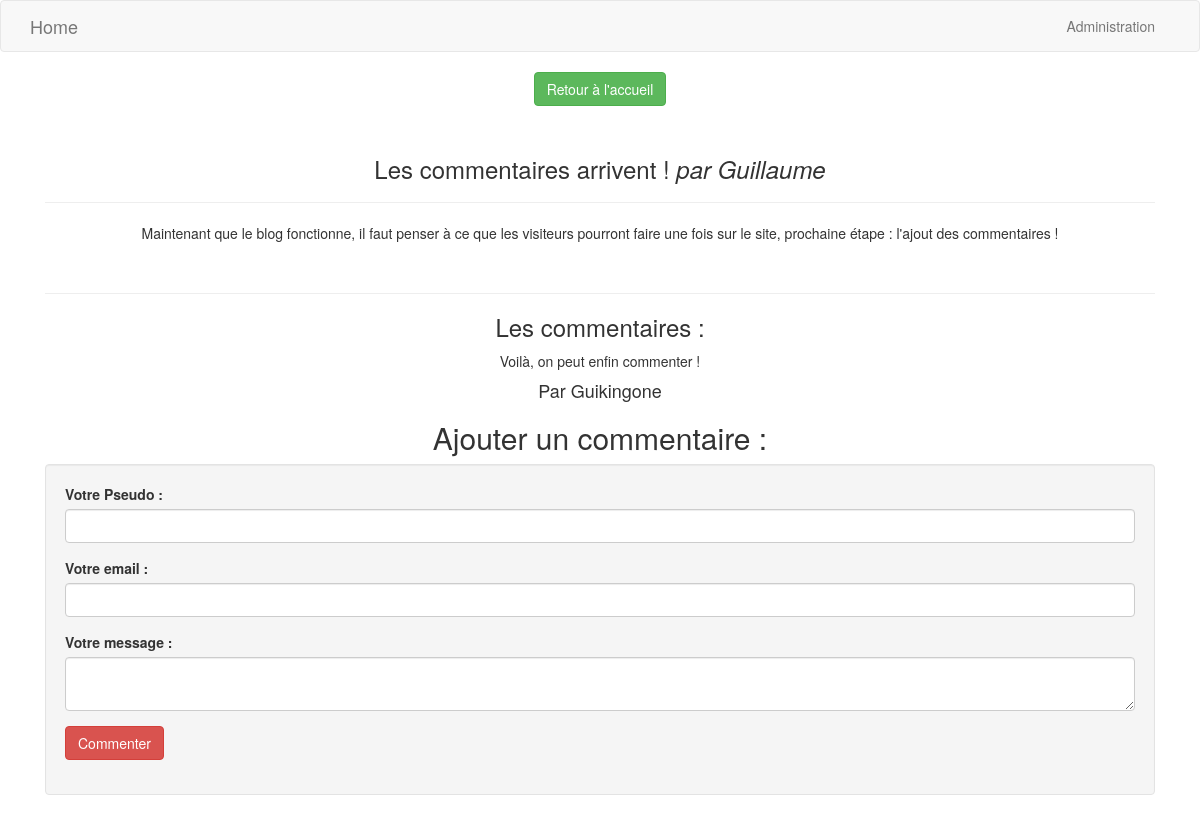
/commentaires.php?billet=2, run on the app's committed database.
### tables this page shows
CREATE TABLE IF NOT EXISTS `article` (
  `id` int(11) NOT NULL AUTO_INCREMENT,
  `titre` varchar(255) NOT NULL,
  `contenu` text NOT NULL,
  `date_publication` datetime NOT NULL,
  `auteur` varchar(255) NOT NULL,
  PRIMARY KEY (`id`)
);

CREATE TABLE IF NOT EXISTS `commentaires` (
  `id` int(11) NOT NULL AUTO_INCREMENT,
  `article_id` int(11) NOT NULL,
  `auteur` varchar(255) NOT NULL,
  `email` varchar(255) NOT NULL,
  `contenu` text NOT NULL,
  `date_publication` datetime NOT NULL,
  PRIMARY KEY (`id`),
  KEY `fk_article_id` (`article_id`)
);

### controller/blog/commentaires.php (called while the page is built)
<?php
include_once ('modele/blog/get_commentaires.php');
include_once ('modele/blog/get_articles.php');
$commentaires = get_commentaires();
$billets = get_articles_by_id();
foreach($commentaires as $key => $commentaire){
  $commentaires[$key]['auteur'] = htmlspecialchars($commentaire['auteur']);
  $commentaires[$key]['contenu'] = htmlspecialchars($commentaire['contenu']);
}
include_once ('vue/blog/commentaires.php');

### modele/blog/get_articles.php (called while the page is built, shortened)
<?php
function get_articles_by_id()
{
  global $bdd;
  $req = $bdd->prepare('SELECT id, titre, contenu, auteur, DATE_FORMAT(date_publication
  , \'%d/%m/%Y à %Hh%imin%ss\') AS date_creation FROM article WHERE id = ?');
  $req->execute(array($_GET['billet']));
  $billetsID = $req->fetch();
  return $billetsID;
}

### modele/blog/get_commentaires.php (called while the page is built, shortened)
<?php
function get_commentaires()
{
  global $bdd;
  $req = $bdd->prepare('SELECT auteur, contenu, DATE_FORMAT(date_publication
  , \'%d/%m/%Y à %Hh%imin%ss\') AS date_publication FROM commentaires WHERE id = ?');
  $req->execute(array($_GET['billet']));
  $commentaires = $req->fetchAll();
  return $commentaires;
}

### vue/blog/commentaires.php (the view)
<?php
include ('inc/header.php');
include_once ('modele/blog/get_commentaires.php');
?>
<div class="container">
  <div clas="row">
    <div class="col-xs-12">
      <p class="text-center"><a href="blog.php" class="btn btn-success">Retour à l'accueil</a></p>
      <br/>
      <h3 class="text-center"><?php echo $billets['titre']; ?> <em>par <?php echo $billets['auteur']; ?></em></h3>
      <hr />
      <p class="text-center"><?php echo $billets['contenu']; ?></p>
      <br/>
      <hr />
      <h3 class="text-center">Les commentaires :</h3>
      <?php
      foreach($commentaires as $commentaire){
        ?>
          <p class="text-center"><?php echo $commentaire['contenu']; ?></p>
          <h4 class="text-center">Par <?php echo $commentaire['auteur']; ?></p>
        <?php
        }
      ?>
      <h2 class="text-center">Ajouter un commentaire :</h2>
        <div class="well">
            <form method="post" action="controller/commentaires.php">
                <div class="form-group">
                <label>Votre Pseudo :</label>
                  <input type="text" name="auteur" class="form-control" />
                </div>
                <div class="form-group">
                <label>Votre email :</label>
                  <input type="email" name="email" class="form-control" />
                </div>
                <div class="form-group">
                <label>Votre message :</label>
                  <textarea type="text" name="message" class="form-control"></textarea>
                </div>
                <div class="form-group">
                  <input type="submit" value="Commenter" class="btn btn-danger" />
                </div>
            </form>
        </div>
    </div>
  </div>
</div>
<?php
include ('inc/footer.php');
?>

### data on the page
article: titre "Les commentaires arrivent !", auteur "Guillaume", contenu "Maintenant que le blog fonctionne, il faut penser à ce que les visiteurs pourront faire une fois sur le site, prochaine étape : l'ajout des commentaires !"
commentaires: contenu "Voilà, on peut enfin commenter !", auteur "Guikingone"
